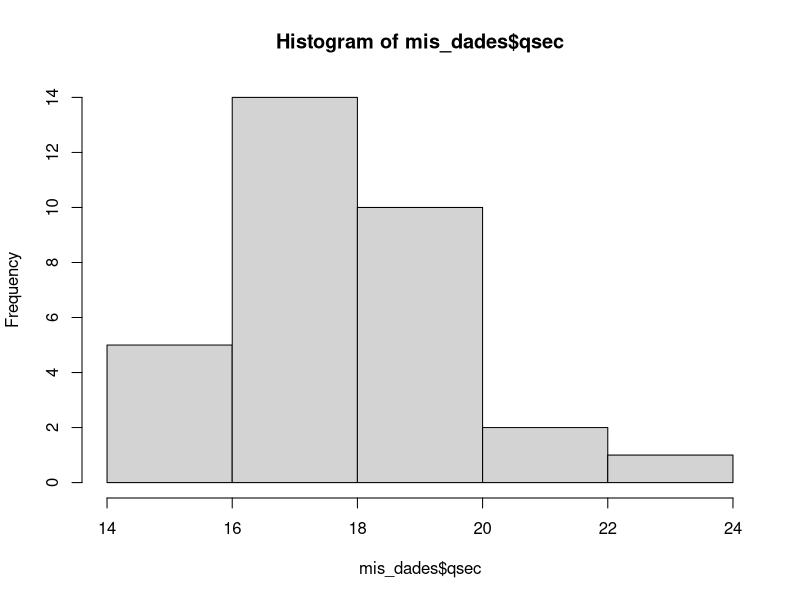
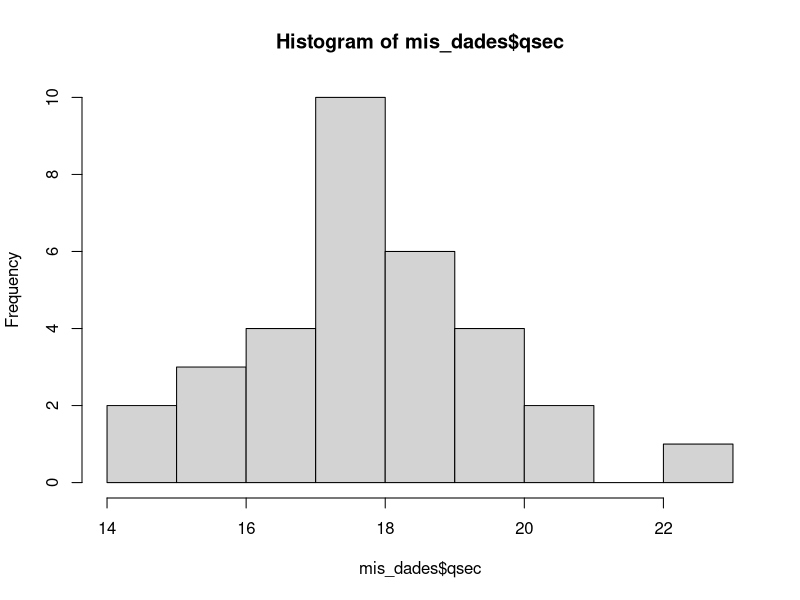
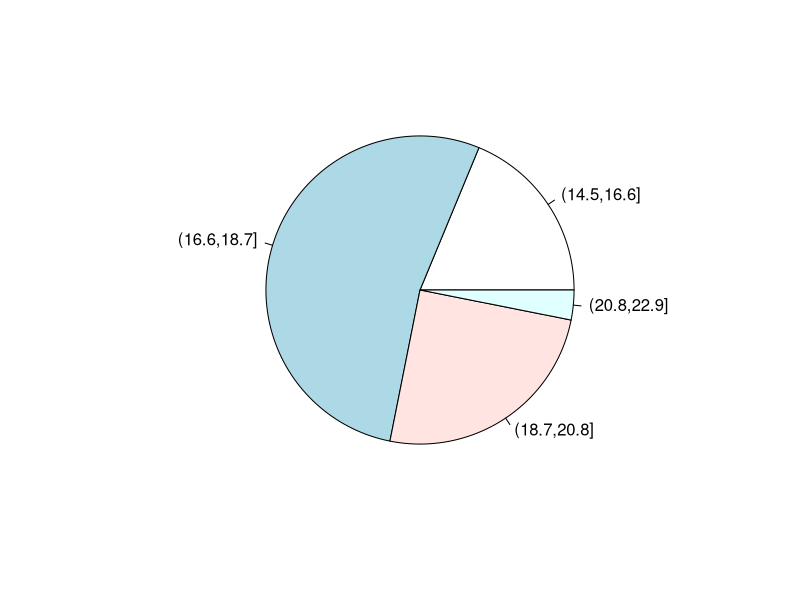
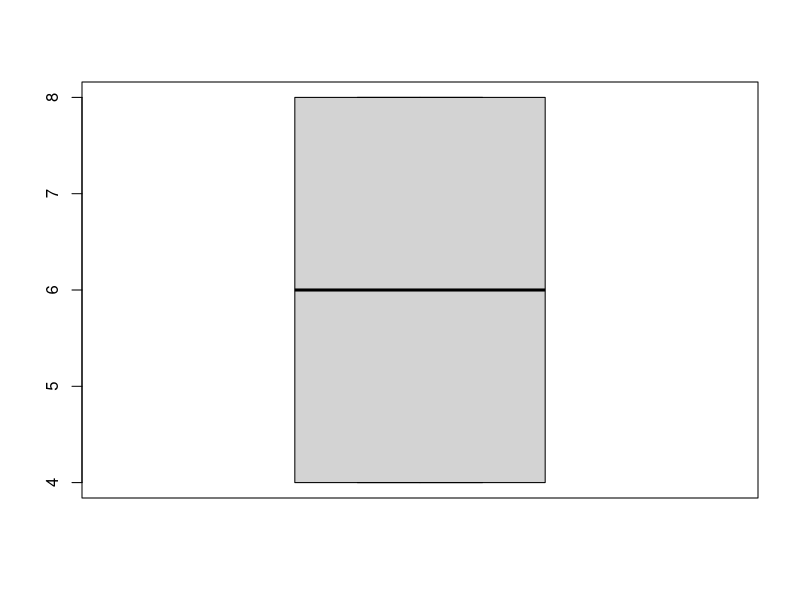

These charts were generated, in order, by the following R code:
#Codigo para problema 1
mis_dades <- mtcars
mis_dades

#Si vull extreure qsec utilitzo "$"
#Vull saber la MITJANA de qsec
mis_dades$qsec

#Per ordenar utilitzo sort
sort(mis_dades$qsec)

#Ara m'interessa fer una taula de frecuències
#Puc fer intervals amb les meves dades
cut(mis_dades$qsec, breaks = 4)

#Crido una nova variable per poder fer intervals
qsec_intervalos <- cut(mis_dades$qsec, breaks = 4)
qsec_intervalos
table(qsec_intervalos)
hist(mis_dades$qsec, breaks = 4)
hist(mis_dades$qsec, breaks = 10)

#El promig/mitjana és el centre de gravetat de les dades. (x amb barra a sobre)
#Es calcula amb el "mean"
mean(mis_dades$qsec)

#Ara vull saber la MEDIANA de drat
#Ordeno de menor a major
sort(mis_dades$drat)

#Utilitzo la funció "median"
median(mis_dades$drat)

#Ara em demanen el PRIMER QUARTIL de drat
#Utilitzo la funció "quantile"
quantile(mis_dades$drat, 0.25) #Agafo 3.080, perquè és el primer quart.

#Ara vull saber el VALOR PERCENTIL en que el 18% de les obs. de MPG són més petites i el 
#82% són majors.
#Tallo al 18%
quantile(mis_dades$mpg, 0.18)

#Freq. acumuluda absoluta i freq. relativa absoluta
ni <- table(qsec_intervalos)
ni
sum(ni)
fi <- ni/sum(ni)
fi
#Per dibuixar_ho
pie(fi)

#Per fer una TAULA DE FRECUÈNCIES
ni <- table(mis_dades$qsec)
fi <- ni/sum(ni)
Ni <- cumsum(ni)
Fi <- cumsum(fi)
cbind(ni, fi, Ni, Fi)

#Em demanen el RANG INTERQUARTÍLIC de cyl, es pot fer de dues maneres
quantile(mis_dades$cyl, 0.75)-quantile(mis_dades$cyl, 0.25)
IQR(mis_dades$cyl)
boxplot(mis_dades$cyl)

#La variància mostral és la "s^2" i la desviació tipica és "s"
#La DESVIACIÓ TÍPICA (CORREGIDA) de cyl
sd(mis_dades$cyl)
#Ara em demanen la VARIÀNÇA de qsec
var(mis_dades$qsec)
